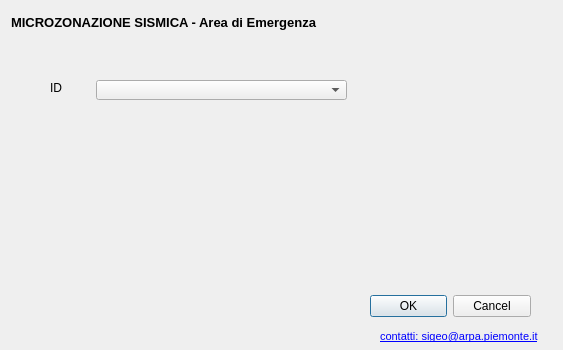
<?xml version="1.0" encoding="UTF-8"?>
<ui version="4.0">
 <class>Dialog</class>
 <widget class="QDialog" name="Dialog">
  <property name="geometry">
   <rect>
    <x>0</x>
    <y>0</y>
    <width>563</width>
    <height>350</height>
   </rect>
  </property>
  <property name="sizePolicy">
   <sizepolicy hsizetype="Fixed" vsizetype="Fixed">
    <horstretch>0</horstretch>
    <verstretch>0</verstretch>
   </sizepolicy>
  </property>
  <property name="minimumSize">
   <size>
    <width>563</width>
    <height>350</height>
   </size>
  </property>
  <property name="font">
   <font>
    <family>Arial</family>
   </font>
  </property>
  <property name="windowTitle">
   <string>Dialog</string>
  </property>
  <widget class="QDialogButtonBox" name="buttonBox">
   <property name="geometry">
    <rect>
     <x>370</x>
     <y>290</y>
     <width>161</width>
     <height>32</height>
    </rect>
   </property>
   <property name="orientation">
    <enum>Qt::Horizontal</enum>
   </property>
   <property name="standardButtons">
    <set>QDialogButtonBox::Cancel|QDialogButtonBox::Ok</set>
   </property>
  </widget>
  <widget class="QLabel" name="label_10">
   <property name="geometry">
    <rect>
     <x>20</x>
     <y>290</y>
     <width>91</width>
     <height>41</height>
    </rect>
   </property>
   <property name="text">
    <string/>
   </property>
   <property name="pixmap">
    <pixmap>resources/arpa.gif</pixmap>
   </property>
  </widget>
  <widget class="QLabel" name="label_16">
   <property name="geometry">
    <rect>
     <x>130</x>
     <y>290</y>
     <width>131</width>
     <height>41</height>
    </rect>
   </property>
   <property name="text">
    <string/>
   </property>
   <property name="pixmap">
    <pixmap>resources/rp.gif</pixmap>
   </property>
  </widget>
  <widget class="QLabel" name="label_17">
   <property name="geometry">
    <rect>
     <x>380</x>
     <y>330</y>
     <width>159</width>
     <height>13</height>
    </rect>
   </property>
   <property name="text">
    <string>&lt;!DOCTYPE HTML PUBLIC &quot;-//W3C//DTD HTML 4.0//EN&quot; &quot;http://www.w3.org/TR/REC-html40/strict.dtd&quot;&gt;
&lt;html&gt;&lt;head&gt;&lt;meta name=&quot;qrichtext&quot; content=&quot;1&quot; /&gt;&lt;style type=&quot;text/css&quot;&gt;
p, li { white-space: pre-wrap; }
&lt;/style&gt;&lt;/head&gt;&lt;body style=&quot; font-family:'Arial'; font-size:8.25pt; font-weight:400; font-style:normal;&quot;&gt;
&lt;p style=&quot; margin-top:0px; margin-bottom:0px; margin-left:0px; margin-right:0px; -qt-block-indent:0; text-indent:0px;&quot;&gt;&lt;a href=&quot;mailto:sigeo.arpa.piemonte.it&quot;&gt;&lt;span style=&quot; text-decoration: underline; color:#0000ff;&quot;&gt;contatti: sigeo@arpa.piemonte.it&lt;/span&gt;&lt;/a&gt;&lt;/p&gt;&lt;/body&gt;&lt;/html&gt;</string>
   </property>
  </widget>
  <widget class="QWidget" name="layoutWidget">
   <property name="geometry">
    <rect>
     <x>11</x>
     <y>11</y>
     <width>531</width>
     <height>22</height>
    </rect>
   </property>
   <layout class="QHBoxLayout" name="horizontalLayout">
    <item>
     <widget class="QLabel" name="label_6">
      <property name="font">
       <font>
        <pointsize>10</pointsize>
        <weight>75</weight>
        <bold>true</bold>
       </font>
      </property>
      <property name="text">
       <string>MICROZONAZIONE SISMICA - Area di Emergenza</string>
      </property>
     </widget>
    </item>
    <item>
     <spacer name="horizontalSpacer">
      <property name="orientation">
       <enum>Qt::Horizontal</enum>
      </property>
      <property name="sizeHint" stdset="0">
       <size>
        <width>40</width>
        <height>20</height>
       </size>
      </property>
     </spacer>
    </item>
   </layout>
  </widget>
  <widget class="QLabel" name="label">
   <property name="geometry">
    <rect>
     <x>50</x>
     <y>80</y>
     <width>16</width>
     <height>16</height>
    </rect>
   </property>
   <property name="text">
    <string>ID</string>
   </property>
  </widget>
  <widget class="QComboBox" name="id_ae">
   <property name="geometry">
    <rect>
     <x>96</x>
     <y>80</y>
     <width>251</width>
     <height>20</height>
    </rect>
   </property>
  </widget>
  <zorder>layoutWidget</zorder>
  <zorder>buttonBox</zorder>
  <zorder>label_10</zorder>
  <zorder>label_16</zorder>
  <zorder>label_17</zorder>
  <zorder>label</zorder>
  <zorder>id_ae</zorder>
 </widget>
 <tabstops>
  <tabstop>buttonBox</tabstop>
 </tabstops>
 <resources/>
 <connections>
  <connection>
   <sender>buttonBox</sender>
   <signal>accepted()</signal>
   <receiver>Dialog</receiver>
   <slot>accept()</slot>
   <hints>
    <hint type="sourcelabel">
     <x>248</x>
     <y>254</y>
    </hint>
    <hint type="destinationlabel">
     <x>157</x>
     <y>274</y>
    </hint>
   </hints>
  </connection>
  <connection>
   <sender>buttonBox</sender>
   <signal>rejected()</signal>
   <receiver>Dialog</receiver>
   <slot>reject()</slot>
   <hints>
    <hint type="sourcelabel">
     <x>316</x>
     <y>260</y>
    </hint>
    <hint type="destinationlabel">
     <x>286</x>
     <y>274</y>
    </hint>
   </hints>
  </connection>
 </connections>
</ui>
